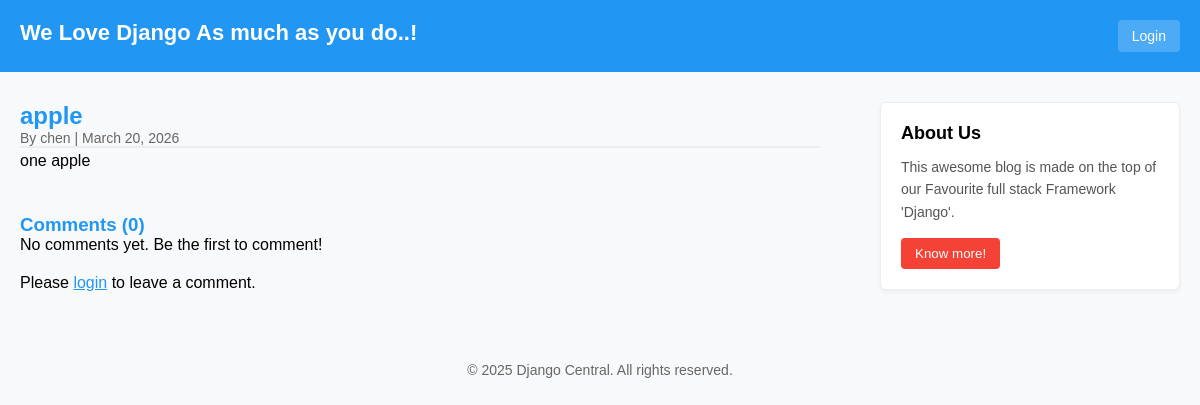
The app's page /apple/, older data.
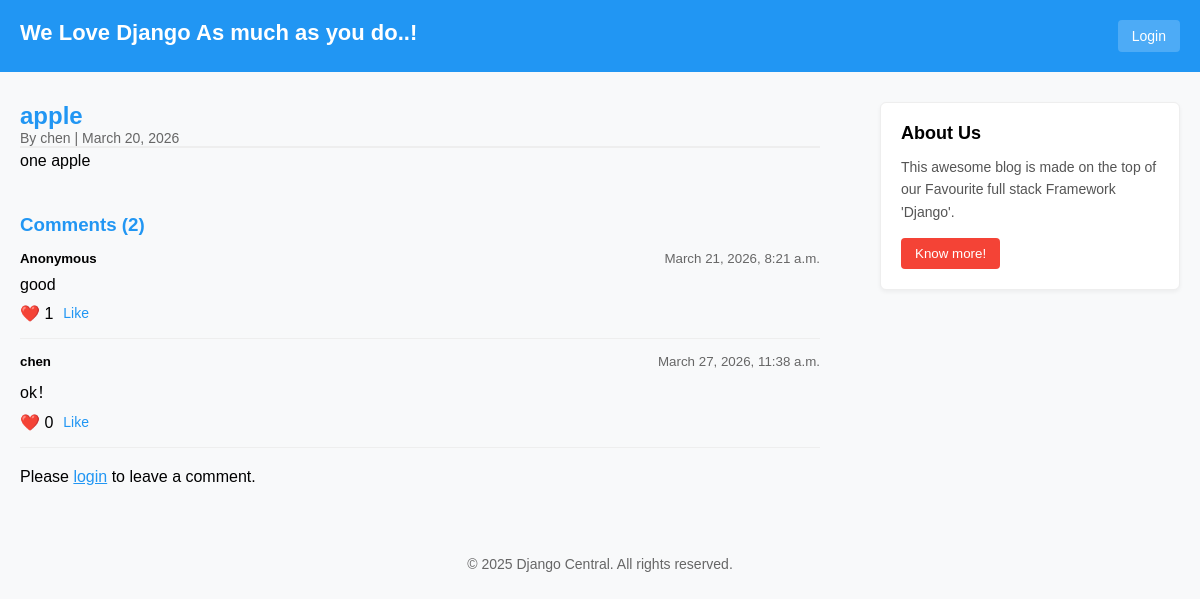
The same page, newer data.
### blog/models.py (models this page shows, shortened)
class Post(models.Model):
    STATUS_CHOICES = (
        (0, 'Draft'),
        (1, 'Publish'),
    )
    title = models.CharField(max_length=200)
    slug = models.SlugField(max_length=200, unique=True)
    author = models.ForeignKey(User, on_delete=models.CASCADE, related_name='blog_posts')
    text = models.TextField()
    created_date = models.DateTimeField(auto_now_add=True)
    status = models.IntegerField(choices=STATUS_CHOICES, default=1)
    class Meta:
        ordering = ['-created_date']

class Comment(models.Model):
    post = models.ForeignKey(Post, on_delete=models.CASCADE, related_name='comments')
    user = models.ForeignKey(User, on_delete=models.CASCADE, null=True, blank=True)
    body = models.TextField()
    name = models.CharField(max_length=100)
    created_on = models.DateTimeField(auto_now_add=True)
    likes = models.PositiveIntegerField(default=0)
    active = models.BooleanField(default=True)
    class Meta:
        ordering = ['-likes', '-created_on']

### blog/views.py (the view)
# urls.py: path('<slug:slug>/', views.PostDetail.as_view(), name='post_detail'),
class PostDetail(DetailView):
    model = Post
    template_name = 'blog/post_detail.html'
    def get_context_data(self, **kwargs):
        context = super().get_context_data(** kwargs)
        context['comments'] = self.object.comments.filter(active=True)
        context['comment_form'] = CommentForm()
        return context

### templates/blog/post_detail.html (shortened to what this page needs)
{% extends 'base.html' %}
{% block content %}
<div style="max-width: 800px;">
    <h2 style="color: #2196F3;">{{ post.title }}</h2>
    <p style="color: #666; font-size: 14px;">By {{ post.author.username }} | {{ post.created_date|date:"F j, Y" }}</p>
    <hr style="border: 1px solid #eee;">
    <div style="line-height: 1.6;">{{ post.text|linebreaks }}</div>
    <div style="margin-top: 40px;">
        <h3 style="color: #2196F3;">Comments ({{ comments|length }})</h3>
        {% for comment in comments %}
        <div style="border-bottom: 1px solid #eee; padding: 15px 0;">
            <div style="display: flex; justify-content: space-between; align-items: center;">
                <h5 style="margin: 0;">
                    {% if comment.user %}{{ comment.user.username }}{% else %}Anonymous{% endif %}
                </h5>
                <small style="color: #666;">{{ comment.created_on|date:"F j, Y, g:i a" }}</small>
            </div>
            <p style="margin: 10px 0;">{{ comment.body }}</p>
            <div style="display: flex; align-items: center;">
                <span style="margin-right: 10px;">❤️ {{ comment.likes }}</span>
                <a href="{% url 'like_comment' comment.id %}" style="color: #2196F3; text-decoration: none; font-size: 14px;">Like</a>
            </div>
        </div>
        {% empty %}
        <p>No comments yet. Be the first to comment!</p>
        {% endfor %}
        <div style="margin-top: 20px;">
            {% if user.is_authenticated %}
            <h4 style="color: #2196F3;">Leave a Comment (as {{ user.username }})</h4>
            <form method="POST" action="{% url 'add_comment' post.id %}">
                {% csrf_token %}
                {{ comment_form.as_p }}
                <button type="submit" style="background: #2196F3; color: white; border: none; padding: 8px 16px; border-radius: 4px; cursor: pointer;">
                    Post Comment
                </button>
            </form>
            {% else %}
            <p>Please <a href="{% url 'login' %}" style="color: #2196F3;">login</a> to leave a comment.</p>
            {% endif %}
        </div>
    </div>
</div>
{% endblock %}

### templates/base.html (shortened to what this page needs)
<!DOCTYPE html>
{% load static %}
<html lang="zh-CN">
<head>
</head>
<body>
    <div class="top-bar">
        <h1>We Love Django As much as you do..!</h1>
        <div class="btn-group">
            {% if user.is_authenticated %}
                <a href="{% url 'profile' %}" class="btn-auth">Profile</a>
                <a href="{% url 'create_post' %}" class="btn-add" title="发布博客">+</a>
                <a href="{% url 'logout' %}" class="btn-auth">Logout</a>
            {% else %}
                <a href="{% url 'login' %}" class="btn-auth">Login</a>
            {% endif %}
        </div>
    </div>
    <div class="container">
        <div class="content">
            {% block content %}{% endblock %}
        </div>
        <div class="sidebar">
            <div class="sidebar-card">
                <h3>About Us</h3>
                <p>This awesome blog is made on the top of our Favourite full stack Framework 'Django'.</p>
                <button>Know more!</button>
            </div>
        </div>
    </div>
    <footer>
        <p>© 2025 Django Central. All rights reserved.</p>
    </footer>
</body>
</html>

### templates/base.html (style rules this page uses)
* { box-sizing: border-box; margin: 0; padding: 0; }
body { font-family: Arial, sans-serif; background-color: #f8f9fa; }
.top-bar { background-color: #2196F3; color: white; padding: 20px; position: relative; margin-bottom: 30px; }
.top-bar h1 { font-size: 22px; margin-bottom: 6px; }
.btn-group { position: absolute; right: 20px; top: 50%; transform: translateY(-50%); display: flex; gap: 12px; align-items: center; }
.btn-auth { color: white; background: rgba(255,255,255,0.2); padding: 8px 14px; border-radius: 4px; text-decoration: none; font-size: 14px; }
.container { display: flex; max-width: 1200px; margin: 0 auto; gap: 30px; padding: 0 20px; }
.content { flex: 1; }
.sidebar { width: 300px; }
.sidebar-card { background: white; border: 1px solid #eee; border-radius: 6px; padding: 20px; box-shadow: 0 2px 4px rgba(0,0,0,0.05); }
.sidebar-card h3 { margin-bottom: 12px; font-size: 18px; }
.sidebar-card p { line-height: 1.6; color: #555; margin-bottom: 15px; font-size: 14px; }
.sidebar-card button { background: #f44336; color: white; border: none; padding: 8px 14px; border-radius: 4px; cursor: pointer; }
footer { text-align: center; padding: 30px 20px; color: #666; font-size: 14px; margin-top: 40px; }

Row changes from the older to the newer data that the page shows:
added Comment: shows "Anonymous", created_on "March 21, 2026, 8:21 a.m.", body "good", likes "1"
added Comment: user.username "chen", created_on "March 27, 2026, 11:38 a.m.", body "ok！", likes "0"
Text that changed along with them:
{{ comments|length }}: "0" → "2"
text no longer shown: "No comments yet. Be the first to comment!"
